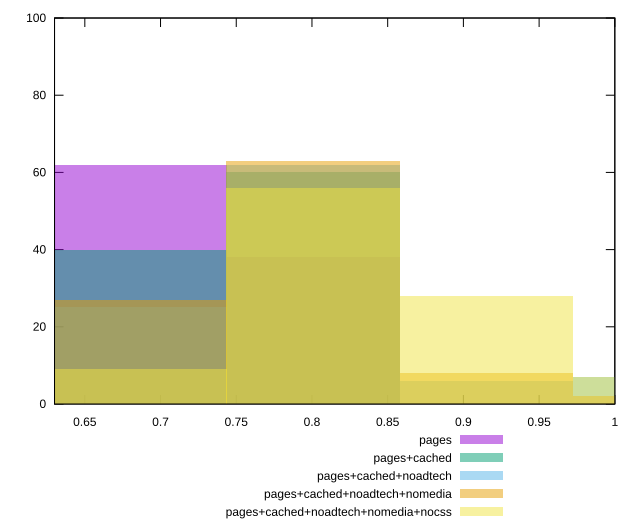

Source code (gnuplot):
reset

$pages <<EOF
0.6863681097346668 62
0.8007627946904445 38
EOF

$pagesCached <<EOF
0.6863681097346668 40
0.8007627946904445 60
EOF

$pagesCachedNoadtech <<EOF
0.8007627946904445 62
1.029552164602 7
0.6863681097346668 25
0.9151574796462223 6
EOF

$pagesCachedNoadtechNomedia <<EOF
0.6863681097346668 27
0.8007627946904445 63
1.029552164602 2
0.9151574796462223 8
EOF

$pagesCachedNoadtechNomediaNocss <<EOF
0.8007627946904445 56
0.6863681097346668 9
0.9151574796462223 28
1.029552164602 7
EOF

set key outside below
set boxwidth 0.11439468495577779
set xrange [0.63:1]
set yrange [0:100]
set trange [0:100]
set style fill transparent solid 0.5 noborder
set terminal svg size 640, 530 enhanced background rgb 'white'
set output "report_00015_2021-02-09T16-11-33.973Z/uses-rel-preconnect/comparison/histogram/all_score.svg"

plot $pages title "pages" with boxes, \
     $pagesCached title "pages+cached" with boxes, \
     $pagesCachedNoadtech title "pages+cached+noadtech" with boxes, \
     $pagesCachedNoadtechNomedia title "pages+cached+noadtech+nomedia" with boxes, \
     $pagesCachedNoadtechNomediaNocss title "pages+cached+noadtech+nomedia+nocss" with boxes

reset
